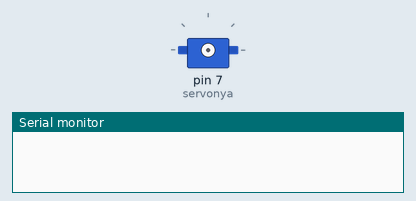
Bench run of a sketch on a simulated Arduino Uno, built with avr-gcc and run on an emulated ATmega328P. On the bench: servo, the last lines printed to the serial monitor. Wiring (inferred from the names in the program): servo: signal pin 7. The local clock reads 2024-03-15 10:24:30 at power-on unless the sketch sets it; servo pulses on a pin are drawn as a servo (544–2400 µs = 0–180°).

Above: at 0.1 s.
At 10.1 s:
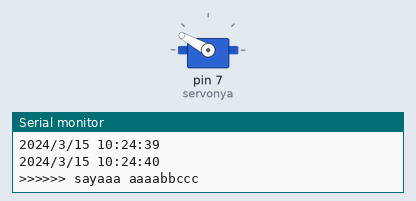
Timing chart, 0 to 122.4 s (numbered marks = the images above):
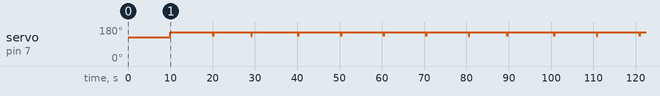

Measured:
- by itself, servo on pin 7 (servonya): goes 11 × (151° 10.1 s, 131° 0.02 s), then 151°

The sketch:

Cat_Feeder.ino
```cpp
// now.pde
// Prints a snapshot of the current date and time along with the UNIX time
// Modified by Andy Wickert from the JeeLabs / Ladyada RTC library examples
// 5/15/11

#include <Wire.h>
#include "DS3231.h"
int menit;
int servonya = 7;
int i;


RTClib RTC;

void setup () {
    Serial.begin(57600);
    Wire.begin();
    pinMode (servonya, OUTPUT);
}

void naik(char j)
{
 for (i=0;i<j;i++){

digitalWrite(servonya, HIGH);
delayMicroseconds(1800);
digitalWrite(servonya, LOW);
delay(0);    }
}

void turun(char j)
{
 for (i=0;i<j;i++){

digitalWrite(servonya, HIGH);
delayMicroseconds(2100);
digitalWrite(servonya, LOW);
delay(50);    }
}
void loop () {

    delay(1000);

    DateTime now = RTC.now();

    Serial.print(now.year(), DEC);
    Serial.print('/');
    Serial.print(now.month(), DEC);
    Serial.print('/');
    Serial.print(now.day(), DEC);
    Serial.print(' ');
    Serial.print(now.hour(), DEC);
    Serial.print(':');
    Serial.print(now.minute(), DEC);
    Serial.print(':');
    Serial.print(now.second(), DEC);
    Serial.println();

    menit=now.second();

    if(menit==10)
    {
      Serial.print(" sayaaa aaaabbccc");
      naik(10);
      turun(20);
      }

    if(menit==40)
    {
      Serial.print(">>>>>> sayaaa aaaabbccc");
      naik(10);
      turun(20);
      }

        if(menit==20)
    {
      Serial.print(">>>>>> sayaaa aaaabbccc");
      naik(10);
      turun(20);
      }
        if(menit==30)
    {
      Serial.print(">>>>>> sayaaa aaaabbccc");
      naik(10);
      turun(20);
      }

              if(menit==50)
    {
      Serial.print(">>>>>> sayaaa aaaabbccc");
      naik(10);
      turun(20);
      }

              if(menit==59)
    {
      Serial.print(">>>>>> sayaaa aaaabbccc");
      naik(10);
      turun(20);
      }
}
```
